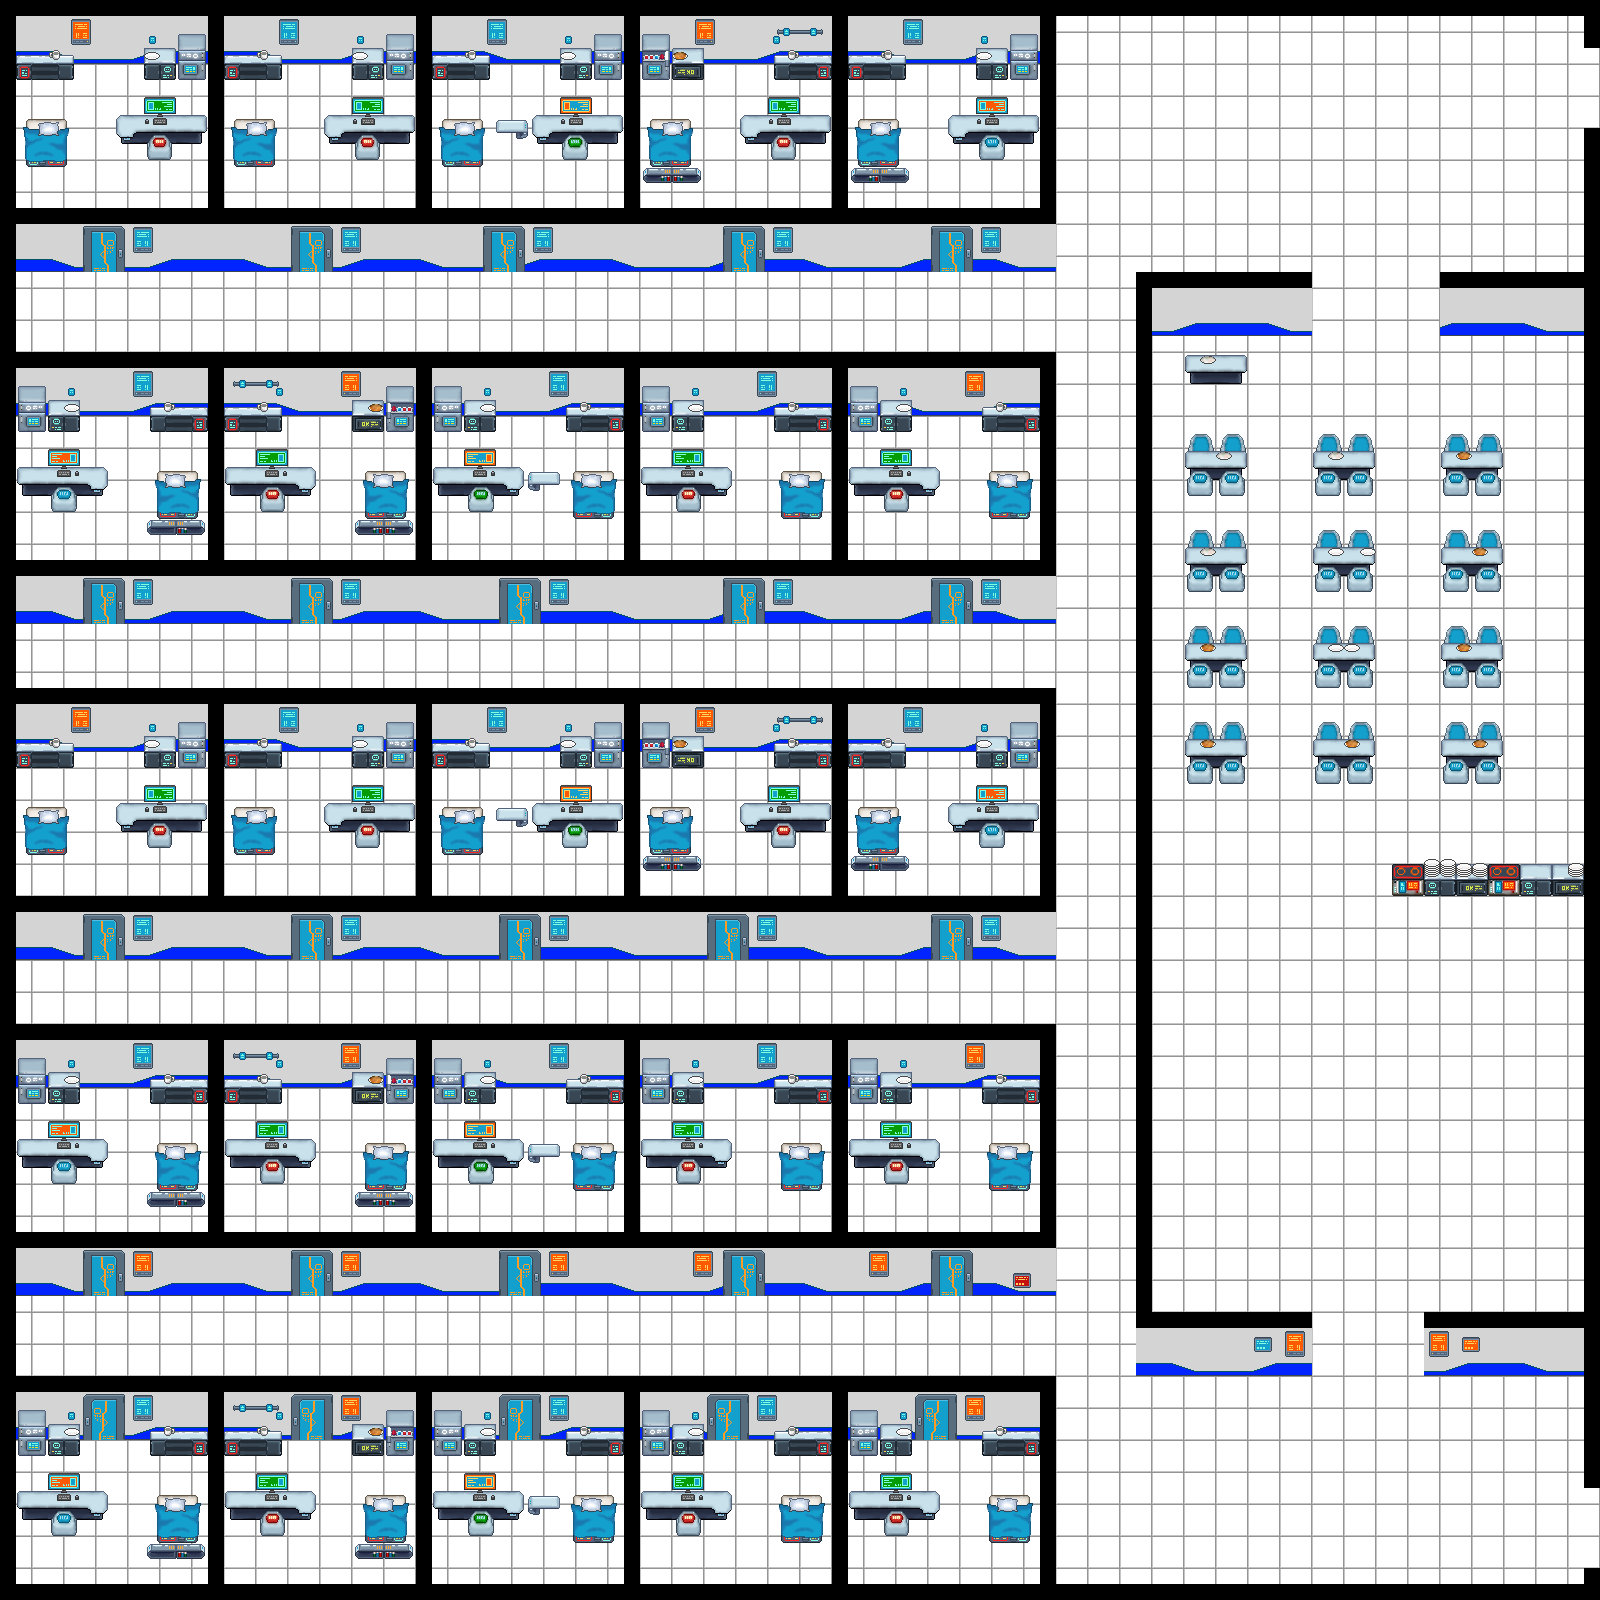

Tiled map render using the project's own tile images. Description and the map definition, with tile-layer contents summarised, below:
An orthogonal 100x100 tile map with 16x16 px tiles, 7 tile layers (Calque 1 Sol, Calque 2 Collision, Calque 3 Décoration 1, Calque 4 Décoration 2, ...).

<map version="1.9" tiledversion="1.9.2" orientation="orthogonal" renderorder="right-down" width="100" height="100" tilewidth="16" tileheight="16" infinite="0" nextlayerid="16" nextobjectid="1">
 <tileset firstgid="1" name="pixel-cyberpunk-interior Green Red" tilewidth="16" tileheight="16" tilecount="3844" columns="62">
  <image source="newstileset.png" width="1000" height="1000" />
 </tileset>
 <layer id="9" name="Calque 1 Sol" width="100" height="100">
  <data>[10000 cells, 10000 non-empty, 4 distinct tile ids]</data>
 </layer>
 <layer id="10" name="Calque 2 Collision" width="100" height="100">
  <data>[10000 cells, 3207 non-empty, 23 distinct tile ids]</data>
 </layer>
 <layer id="11" name="Calque 3 Décoration 1" width="100" height="100">
  <data>[10000 cells, 1363 non-empty, 93 distinct tile ids]</data>
 </layer>
 <layer id="12" name="Calque 4 Décoration 2" width="100" height="100">
  <data>[10000 cells, 871 non-empty, 36 distinct tile ids]</data>
 </layer>
 <layer id="13" name="Calque 5 Décoration 3" width="100" height="100">
  <data>[10000 cells, 505 non-empty, 45 distinct tile ids]</data>
 </layer>
 <layer id="14" name="Calque 5 Ciel" width="100" height="100">
  <data>[10000 cells, 0 non-empty, 0 distinct tile ids]</data>
 </layer>
 <layer id="15" name="Calque 6 SurCiel" width="100" height="100">
  <data>[10000 cells, 0 non-empty, 0 distinct tile ids]</data>
 </layer>
</map>